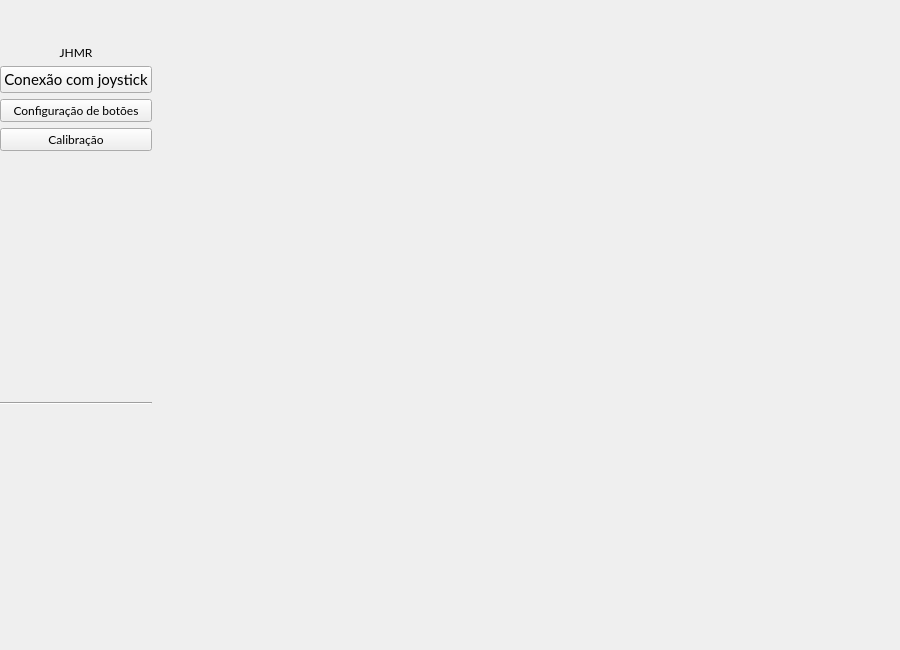
<?xml version="1.0" encoding="UTF-8"?>
<ui version="4.0">
 <class>MainWindow</class>
 <widget class="QMainWindow" name="MainWindow">
  <property name="geometry">
   <rect>
    <x>0</x>
    <y>0</y>
    <width>900</width>
    <height>650</height>
   </rect>
  </property>
  <property name="sizePolicy">
   <sizepolicy hsizetype="Preferred" vsizetype="Preferred">
    <horstretch>0</horstretch>
    <verstretch>0</verstretch>
   </sizepolicy>
  </property>
  <property name="minimumSize">
   <size>
    <width>800</width>
    <height>600</height>
   </size>
  </property>
  <property name="font">
   <font>
    <family>Lato</family>
   </font>
  </property>
  <property name="windowTitle">
   <string>MainWindow</string>
  </property>
  <property name="documentMode">
   <bool>false</bool>
  </property>
  <property name="tabShape">
   <enum>QTabWidget::TabShape::Rounded</enum>
  </property>
  <property name="dockNestingEnabled">
   <bool>false</bool>
  </property>
  <property name="unifiedTitleAndToolBarOnMac">
   <bool>false</bool>
  </property>
  <widget class="QWidget" name="centralwidget">
   <layout class="QGridLayout" name="gridLayout" rowstretch="0,0,0" columnstretch="0,0">
    <property name="leftMargin">
     <number>0</number>
    </property>
    <property name="topMargin">
     <number>0</number>
    </property>
    <property name="rightMargin">
     <number>0</number>
    </property>
    <property name="bottomMargin">
     <number>0</number>
    </property>
    <property name="spacing">
     <number>2</number>
    </property>
    <item row="1" column="1">
     <widget class="QWidget" name="workplaceContainer" native="true">
      <layout class="QGridLayout" name="gridLayout_3" rowstretch="0,0" columnstretch="0,0">
       <item row="1" column="1">
        <widget class="QWidget" name="patientWidget" native="true">
         <layout class="QHBoxLayout" name="horizontalLayout"/>
        </widget>
       </item>
       <item row="0" column="1">
        <widget class="QWidget" name="stackedWidgetContainer" native="true">
         <property name="sizePolicy">
          <sizepolicy hsizetype="Expanding" vsizetype="Expanding">
           <horstretch>0</horstretch>
           <verstretch>0</verstretch>
          </sizepolicy>
         </property>
         <property name="sizeIncrement">
          <size>
           <width>0</width>
           <height>0</height>
          </size>
         </property>
         <layout class="QGridLayout" name="gridLayout_2">
          <property name="leftMargin">
           <number>9</number>
          </property>
          <property name="topMargin">
           <number>9</number>
          </property>
          <property name="rightMargin">
           <number>9</number>
          </property>
          <property name="bottomMargin">
           <number>9</number>
          </property>
          <item row="0" column="0">
           <widget class="QStackedWidget" name="stackedWidget">
            <property name="midLineWidth">
             <number>5</number>
            </property>
            <widget class="QWidget" name="widget_2"/>
            <widget class="QWidget" name="widget_3"/>
           </widget>
          </item>
         </layout>
        </widget>
       </item>
      </layout>
     </widget>
    </item>
    <item row="0" column="1">
     <widget class="QWidget" name="titleWidget" native="true">
      <property name="sizePolicy">
       <sizepolicy hsizetype="Minimum" vsizetype="Minimum">
        <horstretch>0</horstretch>
        <verstretch>0</verstretch>
       </sizepolicy>
      </property>
      <layout class="QVBoxLayout" name="verticalLayout_2">
       <property name="spacing">
        <number>6</number>
       </property>
       <property name="sizeConstraint">
        <enum>QLayout::SizeConstraint::SetDefaultConstraint</enum>
       </property>
       <property name="leftMargin">
        <number>0</number>
       </property>
       <property name="topMargin">
        <number>3</number>
       </property>
       <property name="rightMargin">
        <number>0</number>
       </property>
       <property name="bottomMargin">
        <number>3</number>
       </property>
      </layout>
     </widget>
    </item>
    <item row="0" column="0" rowspan="3">
     <widget class="QWidget" name="sideMenu_2" native="true">
      <layout class="QVBoxLayout" name="sideMenu" stretch="0,0,1,0,0,0,0,0">
       <property name="leftMargin">
        <number>0</number>
       </property>
       <property name="topMargin">
        <number>5</number>
       </property>
       <property name="rightMargin">
        <number>5</number>
       </property>
       <property name="bottomMargin">
        <number>0</number>
       </property>
       <item>
        <spacer name="verticalSpacer_2">
         <property name="orientation">
          <enum>Qt::Orientation::Vertical</enum>
         </property>
         <property name="sizeType">
          <enum>QSizePolicy::Policy::Minimum</enum>
         </property>
         <property name="sizeHint" stdset="0">
          <size>
           <width>20</width>
           <height>40</height>
          </size>
         </property>
        </spacer>
       </item>
       <item>
        <widget class="QLabel" name="logoLabel">
         <property name="text">
          <string>JHMR</string>
         </property>
         <property name="alignment">
          <set>Qt::AlignmentFlag::AlignCenter</set>
         </property>
        </widget>
       </item>
       <item alignment="Qt::AlignmentFlag::AlignLeft">
        <widget class="QPushButton" name="connectionMenuButton">
         <property name="font">
          <font>
           <family>Lato</family>
           <pointsize>11</pointsize>
          </font>
         </property>
         <property name="layoutDirection">
          <enum>Qt::LayoutDirection::LeftToRight</enum>
         </property>
         <property name="autoFillBackground">
          <bool>false</bool>
         </property>
         <property name="text">
          <string>Conexão com joystick</string>
         </property>
         <property name="iconSize">
          <size>
           <width>32</width>
           <height>32</height>
          </size>
         </property>
        </widget>
       </item>
       <item>
        <widget class="QPushButton" name="configButton">
         <property name="text">
          <string>Configuração de botões</string>
         </property>
        </widget>
       </item>
       <item>
        <widget class="QPushButton" name="calibrationButton">
         <property name="text">
          <string>Calibração</string>
         </property>
        </widget>
       </item>
       <item>
        <spacer name="verticalSpacer_3">
         <property name="orientation">
          <enum>Qt::Orientation::Vertical</enum>
         </property>
         <property name="sizeHint" stdset="0">
          <size>
           <width>20</width>
           <height>40</height>
          </size>
         </property>
        </spacer>
       </item>
       <item>
        <widget class="Line" name="sideMenuLine">
         <property name="sizePolicy">
          <sizepolicy hsizetype="Minimum" vsizetype="Fixed">
           <horstretch>0</horstretch>
           <verstretch>0</verstretch>
          </sizepolicy>
         </property>
         <property name="sizeIncrement">
          <size>
           <width>0</width>
           <height>0</height>
          </size>
         </property>
         <property name="lineWidth">
          <number>1</number>
         </property>
         <property name="midLineWidth">
          <number>0</number>
         </property>
         <property name="orientation">
          <enum>Qt::Orientation::Horizontal</enum>
         </property>
        </widget>
       </item>
       <item>
        <spacer name="verticalSpacer">
         <property name="orientation">
          <enum>Qt::Orientation::Vertical</enum>
         </property>
         <property name="sizeHint" stdset="0">
          <size>
           <width>20</width>
           <height>40</height>
          </size>
         </property>
        </spacer>
       </item>
      </layout>
     </widget>
    </item>
   </layout>
  </widget>
  <widget class="QMenuBar" name="menubar">
   <property name="geometry">
    <rect>
     <x>0</x>
     <y>0</y>
     <width>900</width>
     <height>18</height>
    </rect>
   </property>
  </widget>
 </widget>
 <resources/>
 <connections/>
</ui>
